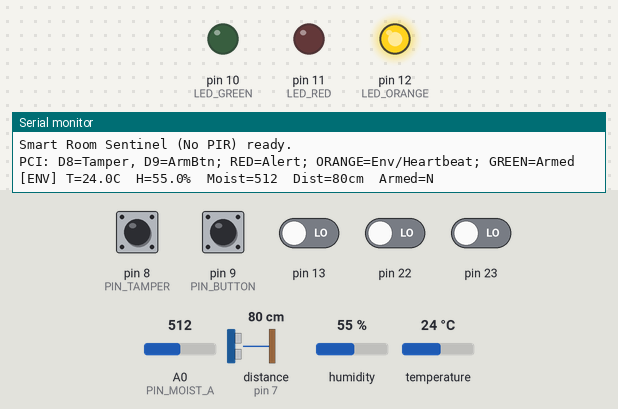
The sketch below on a simulated Arduino Uno, built with avr-gcc and run on an emulated ATmega328P. Parts: output pins drawn as LEDs (lit = HIGH), the last lines printed to the serial monitor. Wiring (inferred from the names in the program): ultrasonic range finder: trigger pin 6; echo pin 7. Dashed ring = blinking. Inputs (shaded band) come from the test bench; at power-on: pin 8 (PIN_TAMPER), pin 9 (PIN_BUTTON) HIGH, pin 13, pin 22, pin 23 LOW, distance to the obstacle (sensor on pin 7) 80 cm, A0 (PIN_MOIST_A) = 512, humidity 55 %, temperature 24 °C. The echo pulse lasts 58.3 µs per cm; pins used as bus, display or sensor lines are not drawn.

Above: at 2.7 s.
2.8 s: pin 9 (PIN_BUTTON) pulled LOW for 1.25 s
At 6.8 s:
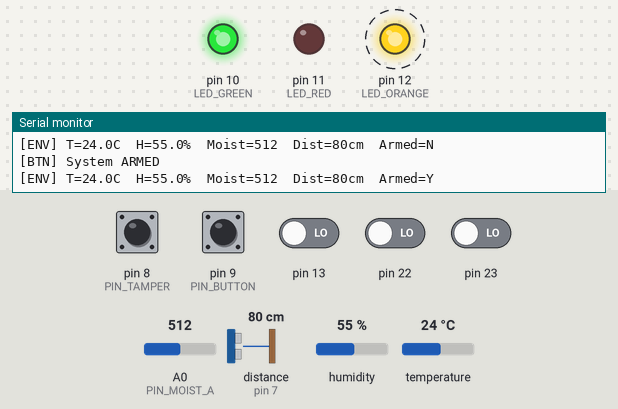
6.9 s: distance to the obstacle (sensor on pin 7) set to 43 cm
10.4 s: distance to the obstacle (sensor on pin 7) set to 36 cm
17.4 s: distance to the obstacle (sensor on pin 7) set to 60 cm
At 23.4 s:
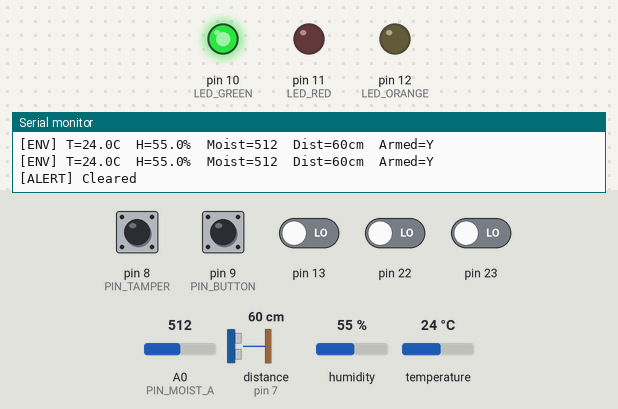
24.3 s: distance to the obstacle (sensor on pin 7) set to 4 cm
At 25.86 s:
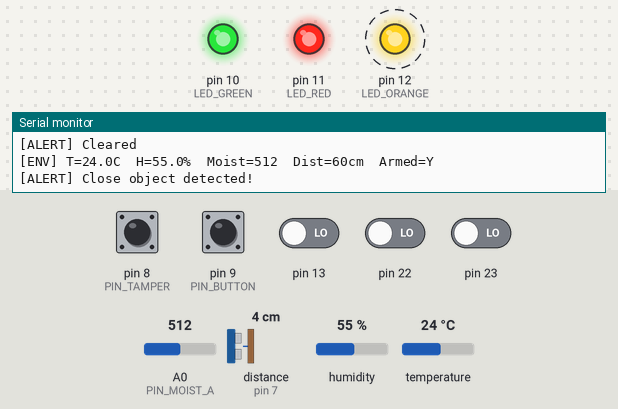
Timing chart, 0 to 28.8 s (numbered marks = the images above; inputs shaded):
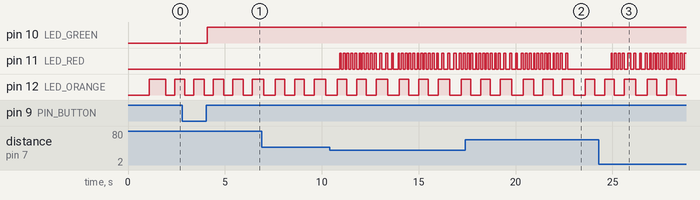

Measured:
- after the input at 2.8 s, pin 10 (LED_GREEN): LOW → HIGH after 1.3 s
- after the input at 17.4 s, pin 11 (LED_RED): goes on until 22.7 s, then stays LOW
- after the input at 24.3 s, pin 11 (LED_RED): goes 3 × (HIGH 0.07 s, LOW 0.10 s), HIGH 0.10 s, 4 × (LOW 0.20 s, HIGH 0.14 s), 9 × (LOW 0.13 s, HIGH 0.07 s), LOW 0.10 s, then HIGH, starting after 0.63 s
- by itself, pin 12 (LED_ORANGE): alternates HIGH for 0.50 s and LOW for 0.50 s

The sketch:

m1.t1d-concurrent.ino
```cpp
#include <Arduino.h>
#include <DHT.h>

//  Pins
#define PIN_TAMPER     8
#define PIN_BUTTON     9

#define LED_GREEN      10  // system ARMED/DISARMED
#define LED_RED        11  // intrusion alert (solid)
#define LED_ORANGE     12  // env warning / heartbeat (blink)

#define PIN_ULTRIG     6
#define PIN_ULECHO     7

#define PIN_MOIST_A    A0
#define PIN_DHT_DATA   2
#define DHTTYPE        DHT22

//  Thresholds
const long  DIST_CLOSE_CM   = 40;    // alert if object closer than this (when armed)
const float TEMP_HOT_C      = 30.0;  // env warning if >=
const float HUMID_HIGH_PCT  = 50.0;  // env warning if >=
const int   MOIST_DRY_ADC   = 450;   // env warning if >= (depends on sensor)

//  ISR-shared flags
volatile bool g_timerTick = false;      // 100 ms tick
volatile uint8_t g_pinbSnapshot = 0;    // last PORTB read from ISR
volatile bool g_pcintFired = false;     // pin-change happened
volatile unsigned long g_lastTamperEdgeMs = 0;
volatile unsigned long g_lastBtnEdgeMs    = 0;

//  State
DHT dht(PIN_DHT_DATA, DHTTYPE);

bool sysArmed        = false;   // toggled by button release
bool tamperEvent     = false;   // set when tamper switch changes to ACTIVE
bool alertActive     = false;   // drives RED LED
bool envWarning      = false;   // drives ORANGE blink faster

float lastTempC      = NAN;
float lastHum        = NAN;
int   lastMoist      = -1;
long  lastDistanceCM = -1;

unsigned long alertClearMs = 0;
uint16_t tickCount = 0;

// Heartbeat / patterns
unsigned long lastBlinkMs = 0;
bool orangeOn = false;

long readUltrasonicCM() {
  pulseIn(PIN_ULECHO, LOW, 30000UL);

  digitalWrite(PIN_ULTRIG, LOW);
  delayMicroseconds(2);
  digitalWrite(PIN_ULTRIG, HIGH);
  delayMicroseconds(10);
  digitalWrite(PIN_ULTRIG, LOW);

  unsigned long dur = pulseIn(PIN_ULECHO, HIGH, 30000UL); // ~> 5 m range
  if (dur == 0) return -1;  // no echo

  long cm = (long)(dur / 58UL);

  if (cm < 2 || cm > 400) return -1;
  return cm;
}

//  PCI Setup
void pciBegin_PORTB_D8_D13() {
  pinMode(PIN_TAMPER, INPUT_PULLUP);   // active LOW when pressed/closed to GND
  pinMode(PIN_BUTTON, INPUT_PULLUP);   // active LOW when pressed

  PCIFR  |= (1 << PCIF0);                  // clear pending
  PCICR  |= (1 << PCIE0);                  // enable PORTB PCINT
  PCMSK0 |= (1 << PCINT0) | (1 << PCINT1); // watch D8 & D9

  g_pinbSnapshot = PINB;                   // initial snapshot
}

//  Timer1 100ms
void timer1Begin_100ms() {
  noInterrupts();
  TCCR1A = 0; TCCR1B = 0; TCNT1 = 0;
  OCR1A = 24999;                           // 100ms @ 16MHz/64
  TCCR1B |= (1 << WGM12);                  // CTC
  TCCR1B |= (1 << CS11) | (1 << CS10);     // /64
  TIMSK1 |= (1 << OCIE1A);
  interrupts();
}

//  Setup
void setup() {
  Serial.begin(115200);
  while(!Serial) {}

  dht.begin();

  pinMode(PIN_ULTRIG, OUTPUT);
  pinMode(PIN_ULECHO, INPUT);

  pinMode(LED_GREEN, OUTPUT);
  pinMode(LED_RED, OUTPUT);
  pinMode(LED_ORANGE, OUTPUT);

  digitalWrite(LED_GREEN, LOW);
  digitalWrite(LED_RED, LOW);
  digitalWrite(LED_ORANGE, LOW);

  pciBegin_PORTB_D8_D13();
  timer1Begin_100ms();

  Serial.println(F("Smart Room Sentinel (No PIR) ready."));
  Serial.println(F("PCI: D8=Tamper, D9=ArmBtn; RED=Alert; ORANGE=Env/Heartbeat; GREEN=Armed"));
}

//  ISRs
ISR(PCINT0_vect){ g_pinbSnapshot = PINB; g_pcintFired = true; }
ISR(TIMER1_COMPA_vect){ g_timerTick = true; }

//  Edge handling (decode D8/D9)
void handlePCINTEdges() {
  static uint8_t prevB = PINB;
  uint8_t nowB = g_pinbSnapshot;
  uint8_t changes = nowB ^ prevB;
  prevB = nowB;

  unsigned long now = millis();

  // TAMPER on D8 (PB0) — active LOW (pressed -> LOW)
  if (changes & (1 << 0)) {
    bool tamperHigh = nowB & (1 << 0); // HIGH=idle, LOW=active
    if (now - g_lastTamperEdgeMs > 80) {
      g_lastTamperEdgeMs = now;
      Serial.print(F("[PCI] TAMPER ")); Serial.println(tamperHigh ? F("RELEASE") : F("ACTIVE"));
      if (!tamperHigh && sysArmed) {    // became ACTIVE (LOW) while armed
        tamperEvent = true;
      }
    }
  }

  // BUTTON on D9 (PB1) — toggle arm on release (rising to HIGH)
  if (changes & (1 << 1)) {
    bool btnHigh = nowB & (1 << 1);
    if (now - g_lastBtnEdgeMs > 120) {
      g_lastBtnEdgeMs = now;
      if (btnHigh) {
        sysArmed = !sysArmed;
        Serial.print(F("[BTN] System ")); Serial.println(sysArmed ? F("ARMED") : F("DISARMED"));
      }
    }
  }
}

//  Periodic scheduler
void runSchedulers() {       // <-- the missing brace!
  unsigned long now = millis();
  tickCount = (tickCount + 1) % 60000;

  // Periodic sensor reads
  if (tickCount % 10 == 0) {                        // every 1s
    long cm = readUltrasonicCM();
    if (cm >= 0) lastDistanceCM = cm;
  }
  if (tickCount % 20 == 0) {                        // every 2s
    float h = dht.readHumidity();
    float t = dht.readTemperature();
    int moist = analogRead(PIN_MOIST_A);
    if (!isnan(h)) lastHum = h;
    if (!isnan(t)) lastTempC = t;
    lastMoist = moist;

    // Evaluate env warning
    envWarning = false;
    if (!isnan(lastTempC) && lastTempC >= TEMP_HOT_C)  envWarning = true;
    if (!isnan(lastHum)   && lastHum   >= HUMID_HIGH_PCT) envWarning = true;
    if (lastMoist >= 0    && lastMoist >= MOIST_DRY_ADC)  envWarning = true;

    Serial.print(F("[ENV] T=")); Serial.print(lastTempC,1);
    Serial.print(F("C  H=")); Serial.print(lastHum,1);
    Serial.print(F("%  Moist=")); Serial.print(lastMoist);
    Serial.print(F("  Dist=")); Serial.print(lastDistanceCM);
    Serial.print(F("cm  Armed=")); Serial.println(sysArmed ? F("Y") : F("N"));
  }

  //  Alert logic (event- & distance-based)
  if (tamperEvent && sysArmed) {
    alertActive = true;
    alertClearMs = now + 5000;
    Serial.println(F("[ALERT] Tamper triggered!"));
    tamperEvent = false;
  }
  if (sysArmed && lastDistanceCM > 0 && lastDistanceCM < DIST_CLOSE_CM) {
    alertActive = true;
    alertClearMs = now + 5000;
    static unsigned long lastDistAlertPrint = 0;
    if (now - lastDistAlertPrint > 1000) {
      Serial.println(F("[ALERT] Close object detected!"));
      lastDistAlertPrint = now;
    }
  }
  if (alertActive && now >= alertClearMs) {
    alertActive = false;
    Serial.println(F("[ALERT] Cleared"));
  }

  // Drive LEDs

  // RED: blink rapidly when alert is active (but stop instantly if disarmed)
  if (alertActive && sysArmed) {
    static unsigned long lastRedBlink = 0;
    static bool redOn = false;
    if (now - lastRedBlink >= 100) {  // toggle every 100 ms
      lastRedBlink = now;
      redOn = !redOn;
      digitalWrite(LED_RED, redOn ? HIGH : LOW);
    }
  } else {
    digitalWrite(LED_RED, LOW);
  }

  // GREEN: system status (solid ON if armed)
  digitalWrite(LED_GREEN, sysArmed ? HIGH : LOW);

  // ORANGE: heartbeat (faster if env warning)
  unsigned long period = envWarning ? 500 : 1000;
  if (now - lastBlinkMs >= period) {
    lastBlinkMs = now;
    orangeOn = !orangeOn;
  }
  digitalWrite(LED_ORANGE, orangeOn ? HIGH : LOW);
} // <-- and the closing brace was already here

//  Main loop
void loop() {
  if (g_pcintFired) { noInterrupts(); g_pcintFired = false; interrupts(); handlePCINTEdges(); }
  if (g_timerTick)  { noInterrupts(); g_timerTick  = false; interrupts(); runSchedulers(); }
}
```
